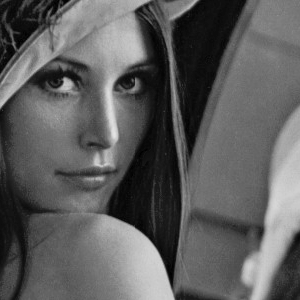
%> input picture Matlab/1-1.tif, 300 x 300 px
$ octave test1_2_1.m   (GNU Octave 9; MATLAB toolbox functions it lacks are replaced by stand-ins)
%> lines starting %> are read from the running program, lines starting %| are printed output that depends on the picture; in (x1, y1, x2, y2) boxes, pixels count from 0 and x2, y2 are one past the last pixel; in counts of white or black regions, pixels touching at a corner belong together; the program's own positions count from 1
clc,clear;
H=imread('1-1.tif');
%> H is the input picture: size 300x300 uint8; min 0, max 228, mean 93.3
[M,N]=size(H);
%> M = 300; N = 300
[counts,x]=imhist(H);%H是读取的图像，imhist是对图像直方图进行统计，其中count，是每个灰度值得个数，x代表灰度值。一般的，x=1:256
%> counts = 256 values, max 2059 at index 16, min 0 at index 2, mean 351.6; x = 256 values from 0 to 255
location=find(counts~=0);%找到所有像素个数不为0的灰度级
%> location = 209 values from 1 to 229
MinCDF=min(counts(location));%找到包含个数最少的灰度级
%> MinCDF = 1
for  j=1:length(location)
      CDF=sum(counts(location(1:j)));%计算各个灰度级像素个数累计分布
      P=find(H==x(location(j)));%找到图像中等于某个灰度级所有像素点所在位置
      H(P)=(CDF-MinCDF)/(M*N-MinCDF);%%利用灰度换算公式，修改所有位置上的像素值
end
%> this loop made 209 passes
%> CDF on passes 1 to 3: 31, 78, 204
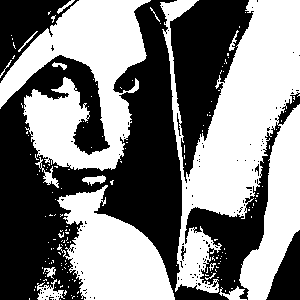
%> H: size 300x300 uint8; values 0 (black) and 1 (white), 50.4% white; 130 black regions (124 under 20 px), largest, box (x1, y1, x2, y2) and area: (0, 0, 300, 300) 32600, (170, 0, 254, 183) 7555, (0, 0, 79, 83) 2820, (266, 230, 300, 300) 1363, (181, 246, 186, 261) 38, (255, 164, 259, 176) 24
imshow(H);

$ run again, with Matlab/1-2.tif copied over Matlab/1-1.tif
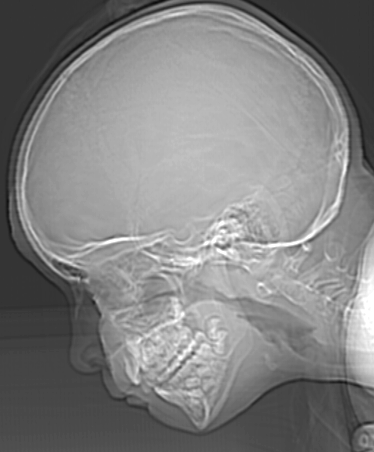
%> input picture Matlab/1-2.tif, 374 x 452 px
%> H is the input picture: size 452x374 uint8; min 12, max 255, mean 129.4
%> counts = 256 values, max 12310 at index 53, min 0 at index 1, mean 660.3; x = 256 values from 0 to 255
%> location = 143 values from 13 to 256
%> MinCDF = 4
%> the loop `for  j=1:length(location)` made 143 passes
%> CDF on passes 4 to 11: 37, 67, 101, 158, 215, 274, 331, 413
%> after the loop `for  j=1:length(location)`:
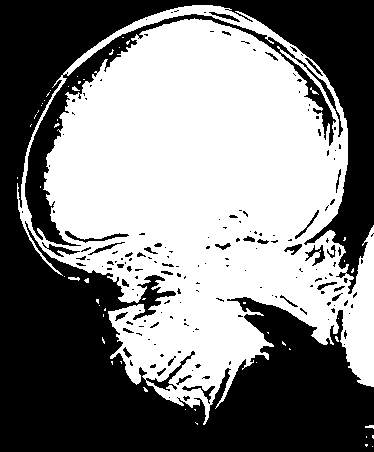
%> H: size 452x374 uint8; values 0 (black) and 1 (white), 50.9% white; 175 black regions (135 under 20 px), largest, box (x1, y1, x2, y2) and area: (0, 0, 374, 452) 80180, (65, 231, 129, 243) 195, (42, 242, 80, 257) 160

$ run again, with Matlab/2-1.tif copied over Matlab/1-1.tif
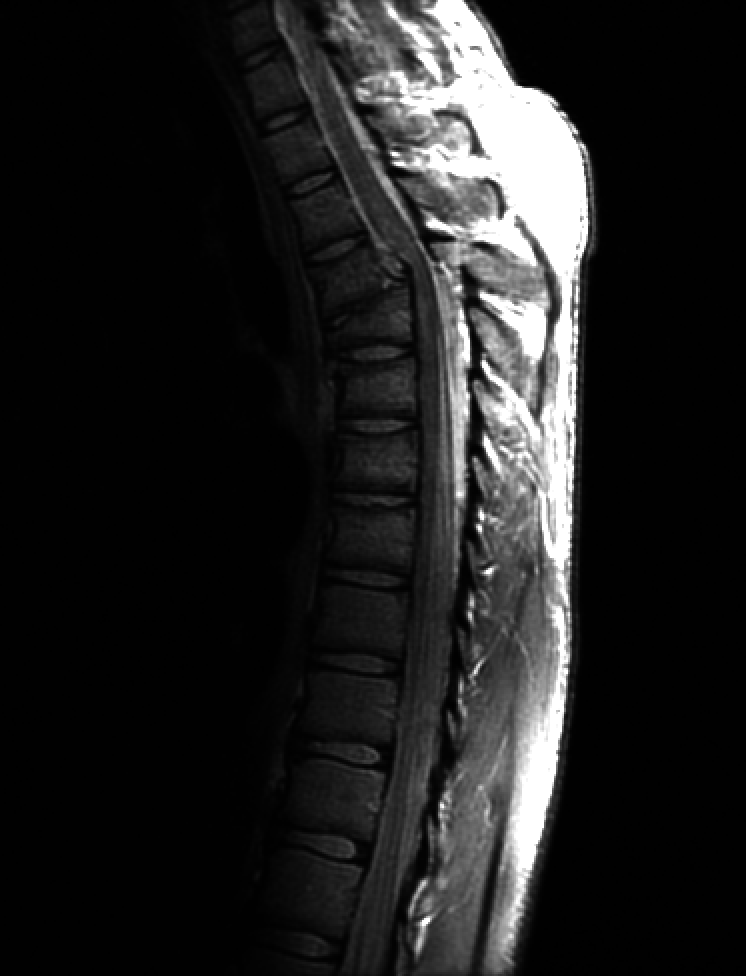
%> input picture Matlab/2-1.tif, 746 x 976 px
%> H is the input picture: size 976x746 uint8; min 0, max 255, mean 32.6
%> counts = 256 values, max 407152 at index 2, min 0 at index 60, mean 2844.1; x = 256 values from 0 to 255
%> location = 158 values from 1 to 256
%> MinCDF = 256
%> the loop `for  j=1:length(location)` made 158 passes
%> CDF on passes 1 to 3: 10592, 417744, 430884
%> after the loop `for  j=1:length(location)`:
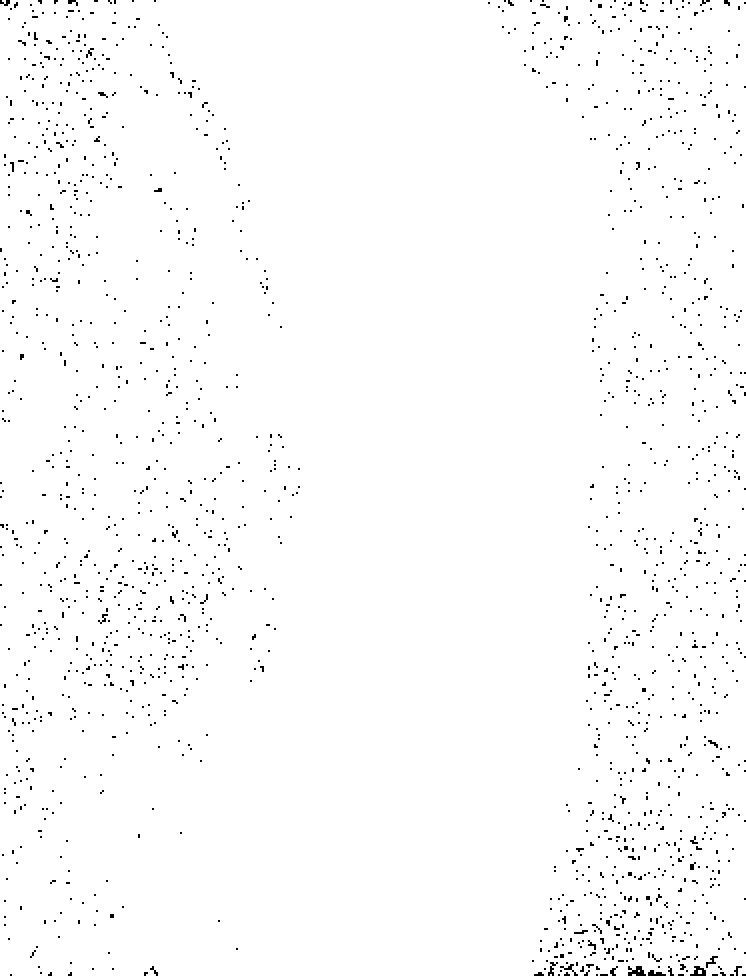
%> H: size 976x746 uint8; values 0 (black) and 1 (white), 98.5% white; black in thin lines or dots
